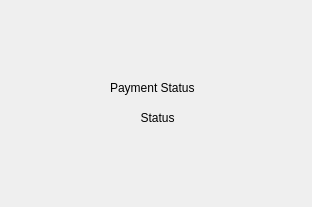
<?xml version="1.0" encoding="UTF-8"?>
<ui version="4.0">
 <class>paymentprompt</class>
 <widget class="QDialog" name="paymentprompt">
  <property name="geometry">
   <rect>
    <x>0</x>
    <y>0</y>
    <width>312</width>
    <height>207</height>
   </rect>
  </property>
  <property name="windowTitle">
   <string>Dialog</string>
  </property>
  <widget class="QLabel" name="label">
   <property name="geometry">
    <rect>
     <x>110</x>
     <y>80</y>
     <width>111</width>
     <height>16</height>
    </rect>
   </property>
   <property name="frameShape">
    <enum>QFrame::NoFrame</enum>
   </property>
   <property name="text">
    <string>Payment Status</string>
   </property>
  </widget>
  <widget class="QLabel" name="label_2">
   <property name="geometry">
    <rect>
     <x>130</x>
     <y>110</y>
     <width>55</width>
     <height>16</height>
    </rect>
   </property>
   <property name="text">
    <string>Status</string>
   </property>
   <property name="alignment">
    <set>Qt::AlignCenter</set>
   </property>
  </widget>
 </widget>
 <resources/>
 <connections/>
</ui>
